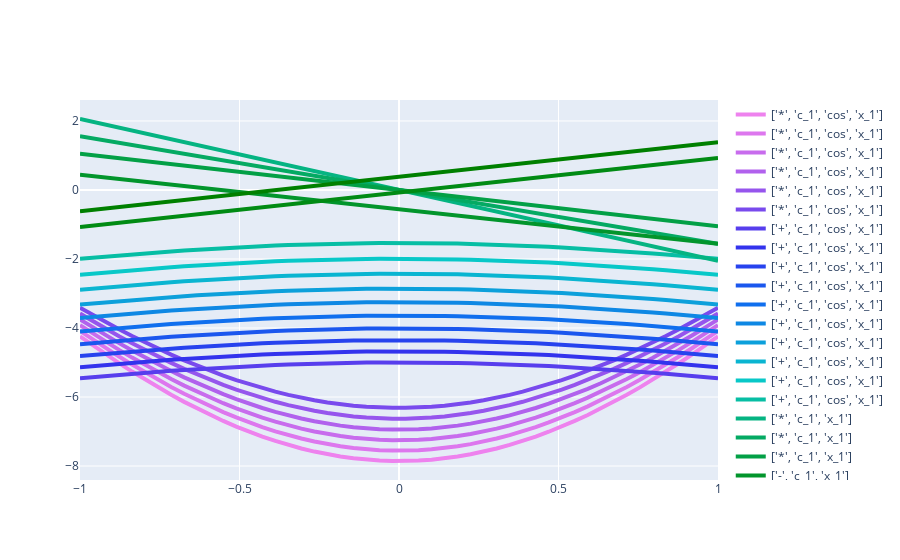

Notebook cell for this chart:
### Markdown cell above
### Plot interpolations

### Code cell
%autoreload
from vaeesr import  generate_values, try_infix
from colour import Color

for i in range(1):
    rand_idx1 = random.randint(0, len(test_equations))
    rand_idx2 = random.randint(0, len(test_equations))
    df, _ = get_interpolated_df(
        kind="classifier",
        model=autoencoder,
        equation_tree_dataset=dataset,
        latent_space_representation=latent_space_representation,
        equation_1=rand_idx1,
        equation_2=rand_idx2,
        c_1=1.5,
        c_2=0.5,
        num_interpolations=20,
        assignment=mapping,
        classes=classes,
    )
    if len(df.values)> 0:
        fig = plot_interpolations(df, assignment=mapping)
        fig.show()
